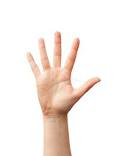
#> input picture imgg/images.jpg, 116 x 156 px, found by its file name
$ python ThresholdImg.py
#> lines starting #> are read from the running program, lines starting #| are printed output that depends on the picture
import cv2
import matplotlib.pyplot as plt
import numpy as np


def downsample(image, factor=2):
	x_px = image.shape[0] // factor
	y_px = image.shape[1] // factor

	res_img = np.zeros(shape=(x_px, y_px))

	for i in range(x_px):
		for j in range(y_px):
			res_img[i, j] = np.mean(image[i*factor: (i+1)*factor, j*factor: (j+1)*factor])

	return res_img


if __name__ == '__main__':
	image = cv2.imread('images.jpg', cv2.IMREAD_GRAYSCALE)
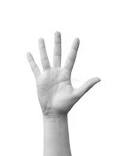
#> image: shape (156, 116); min 67, max 255, mean 239.5

	result1 = downsample(image, factor=2)
	result2 = downsample(image, factor=4)
#> call 2 of downsample, with factor = 4
#> after the loop in downsample (call 2), `for i in range(x_px):`:
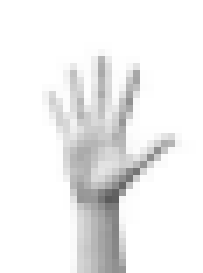
#> res_img: shape (39, 29) float64 (shown 7 times larger); min 91.12, max 255, mean 239.5
	result3 = downsample(image, factor=8)

	plt.subplot(2,2,1)
	plt.imshow(image, cmap='gray')
	plt.title('Original Image')
	plt.axis('off')
	plt.subplot(2,2,2)
	plt.imshow(result1, cmap='gray')
	plt.title('Spatial Resolution 1/2')
	plt.axis('off')
	plt.subplot(2,2,3)
	plt.imshow(result2, cmap='gray')
	plt.title('Spatial Resolution 1/4')
	plt.axis('off')
	plt.subplot(2,2,4)
	plt.imshow(result3, cmap='gray')
	plt.title('Spatial Resolution 1/8')
	plt.axis('off')
	plt.show()
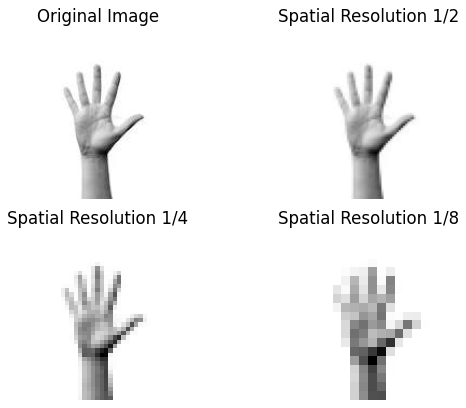
#> figure drawn by matplotlib, 4 panels

$ run again, with imgg/boundary2.jpg copied over imgg/images.jpg
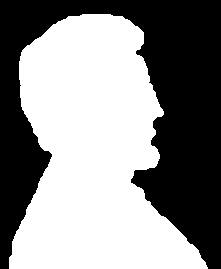
#> input picture imgg/boundary2.jpg, 221 x 269 px, found by its file name
#> image is the input picture: shape (269, 221); min 0, max 255, mean 139.2
#> after the loop in downsample (call 3), `for i in range(x_px):`:
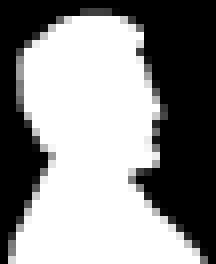
#> res_img: shape (33, 27) float64 (shown 8 times larger); min 0, max 255, mean 140.7
#> `plt.show()`:
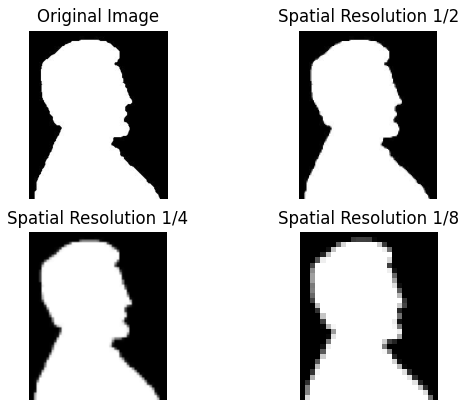
#> figure drawn by matplotlib, 4 panels
